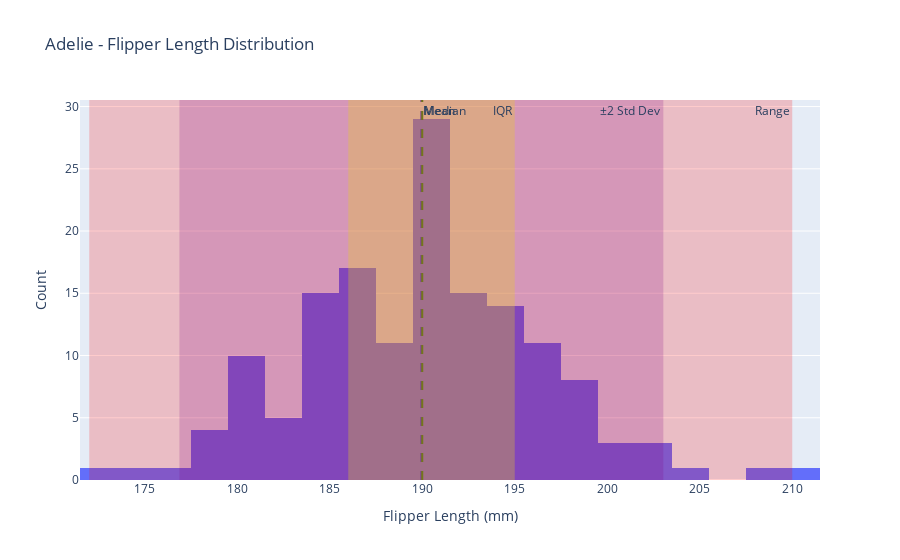
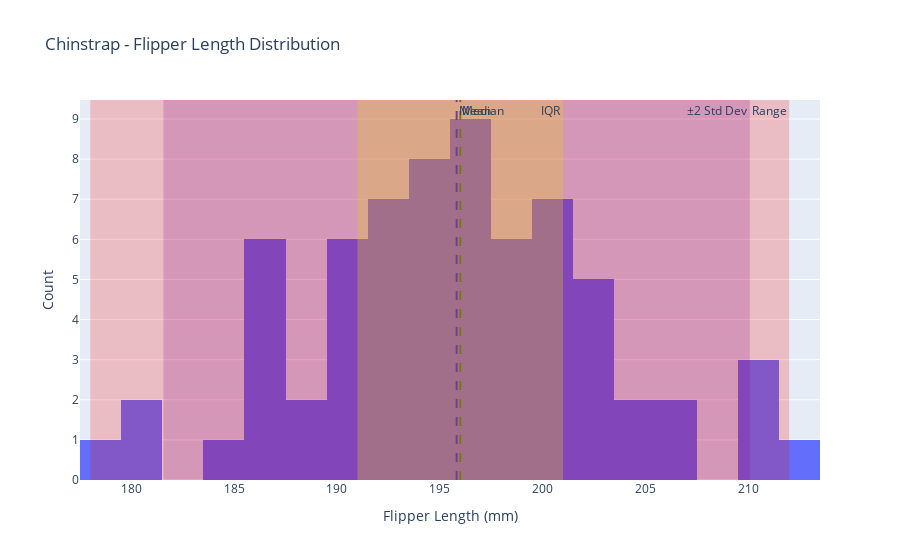
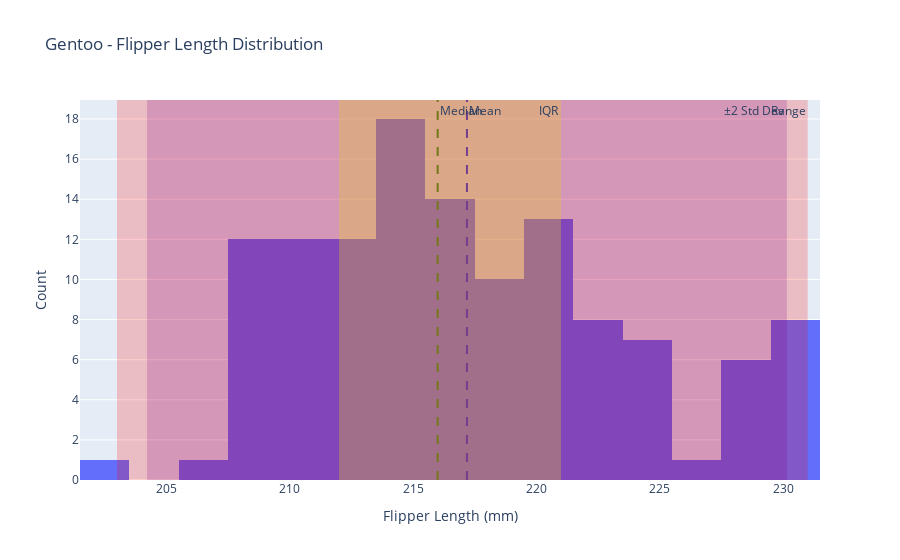

Notebook code for these charts, in order:
### Code cell
# Question 1: 

import pandas as pd
import plotly.express as px
import plotly.graph_objects as go
import numpy as np

# Load the Penguins dataset
penguins = pd.read_csv("https://raw.githubusercontent.com/mwaskom/seaborn-data/master/penguins.csv")

# Function to create histograms with lines and rectangles marking statistics
def plot_species_flipper_length_stats(species_name, penguins):
    # Filter data for the species
    species_data = penguins[penguins['species'] == species_name]['flipper_length_mm'].dropna()
    
    # Calculate statistical metrics
    mean = species_data.mean()
    median = species_data.median()
    flipper_range = [species_data.min(), species_data.max()]
    iqr = np.percentile(species_data, [25, 75])  # 25th and 75th percentiles (IQR)
    std_dev = species_data.std()
    std_dev_range = [mean - 2*std_dev, mean + 2*std_dev]

    # Create a histogram for flipper_length_mm
    fig = px.histogram(species_data, nbins=20, labels={'value': 'Flipper Length (mm)'}, title=f'{species_name} - Flipper Length Distribution')
    
    # Add vertical lines for mean and median
    fig.add_vline(x=mean, line=dict(color='blue', width=2, dash='dash'), annotation_text="Mean", annotation_position="top right")
    fig.add_vline(x=median, line=dict(color='green', width=2, dash='dash'), annotation_text="Median", annotation_position="top right")
    
    # Add vertical rectangles for range, IQR, and ±2 standard deviations
    fig.add_vrect(x0=flipper_range[0], x1=flipper_range[1], fillcolor="red", opacity=0.2, line_width=0, annotation_text="Range", annotation_position="top right")
    fig.add_vrect(x0=iqr[0], x1=iqr[1], fillcolor="yellow", opacity=0.3, line_width=0, annotation_text="IQR", annotation_position="top right")
    fig.add_vrect(x0=std_dev_range[0], x1=std_dev_range[1], fillcolor="purple", opacity=0.2, line_width=0, annotation_text="±2 Std Dev", annotation_position="top right")

    fig.update_layout(showlegend=False, xaxis_title="Flipper Length (mm)", yaxis_title="Count")
    fig.show()

# Plot for each species
for species in penguins['species'].dropna().unique():
    plot_species_flipper_length_stats(species, penguins)

### Figure 1 — Plotly figure (JSON) as saved in the notebook; plotly's stock layout.template omitted (floating-point values rounded to 4 significant figures; data arrays with more than 128 entries replaced by an {"elided": "..."} marker saying what was removed)
{"data": [{"alignmentgroup": "True", "bingroup": "x", "hovertemplate": "variable=flipper_length_mm<br>Flipper Length (mm)=%{x}<br>count=%{y}<extra></extra>", "legendgroup": "flipper_length_mm", "marker": {"color": "#636efa", "pattern": {"shape": ""}}, "name": "flipper_length_mm", "nbinsx": 20, "offsetgroup": "flipper_length_mm", "orientation": "v", "showlegend": true, "type": "histogram", "x": {"elided": "151 int values"}, "xaxis": "x", "yaxis": "y"}], "layout": {"annotations": [{"showarrow": false, "text": "Mean", "x": 190.0, "xanchor": "left", "xref": "x", "y": 1, "yanchor": "top", "yref": "y domain"}, {"showarrow": false, "text": "Median", "x": 190, "xanchor": "left", "xref": "x", "y": 1, "yanchor": "top", "yref": "y domain"}, {"showarrow": false, "text": "Range", "x": 210, "xanchor": "right", "xref": "x", "y": 1, "yanchor": "top", "yref": "y domain"}, {"showarrow": false, "text": "IQR", "x": 195, "xanchor": "right", "xref": "x", "y": 1, "yanchor": "top", "yref": "y domain"}, {"showarrow": false, "text": "±2 Std Dev", "x": 203.0, "xanchor": "right", "xref": "x", "y": 1, "yanchor": "top", "yref": "y domain"}], "barmode": "relative", "legend": {"title": {"text": "variable"}, "tracegroupgap": 0}, "shapes": [{"line": {"color": "blue", "dash": "dash", "width": 2}, "type": "line", "x0": 190.0, "x1": 190.0, "xref": "x", "y0": 0, "y1": 1, "yref": "y domain"}, {"line": {"color": "green", "dash": "dash", "width": 2}, "type": "line", "x0": 190, "x1": 190, "xref": "x", "y0": 0, "y1": 1, "yref": "y domain"}, {"fillcolor": "red", "line": {"width": 0}, "opacity": 0.2, "type": "rect", "x0": 172, "x1": 210, "xref": "x", "y0": 0, "y1": 1, "yref": "y domain"}, {"fillcolor": "yellow", "line": {"width": 0}, "opacity": 0.3, "type": "rect", "x0": 186, "x1": 195, "xref": "x", "y0": 0, "y1": 1, "yref": "y domain"}, {"fillcolor": "purple", "line": {"width": 0}, "opacity": 0.2, "type": "rect", "x0": 176.9, "x1": 203.0, "xref": "x", "y0": 0, "y1": 1, "yref": "y domain"}], "showlegend": false, "title": {"text": "Adelie - Flipper Length Distribution"}, "xaxis": {"anchor": "y", "domain": [0, 1], "title": {"text": "Flipper Length (mm)"}}, "yaxis": {"anchor": "x", "domain": [0, 1], "title": {"text": "Count"}}}}

### Figure 2 — Plotly figure (JSON) as saved in the notebook; plotly's stock layout.template omitted (floating-point values rounded to 4 significant figures)
{"data": [{"alignmentgroup": "True", "bingroup": "x", "hovertemplate": "variable=flipper_length_mm<br>Flipper Length (mm)=%{x}<br>count=%{y}<extra></extra>", "legendgroup": "flipper_length_mm", "marker": {"color": "#636efa", "pattern": {"shape": ""}}, "name": "flipper_length_mm", "nbinsx": 20, "offsetgroup": "flipper_length_mm", "orientation": "v", "showlegend": true, "type": "histogram", "x": [192, 196, 193, 188, 197, 198, 178, 197, 195, 198, 193, 194, 185, 201, 190, 201, 197, 181, 190, 195, 181, 191, 187, 193, 195, 197, 200, 200, 191, 205, 187, 201, 187, 203, 195, 199, 195, 210, 192, 205, 210, 187, 196, 196, 196, 201, 190, 212, 187, 198, 199, 201, 193, 203, 187, 197, 191, 203, 202, 194, 206, 189, 195, 207, 202, 193, 210, 198], "xaxis": "x", "yaxis": "y"}], "layout": {"annotations": [{"showarrow": false, "text": "Mean", "x": 195.8, "xanchor": "left", "xref": "x", "y": 1, "yanchor": "top", "yref": "y domain"}, {"showarrow": false, "text": "Median", "x": 196, "xanchor": "left", "xref": "x", "y": 1, "yanchor": "top", "yref": "y domain"}, {"showarrow": false, "text": "Range", "x": 212, "xanchor": "right", "xref": "x", "y": 1, "yanchor": "top", "yref": "y domain"}, {"showarrow": false, "text": "IQR", "x": 201, "xanchor": "right", "xref": "x", "y": 1, "yanchor": "top", "yref": "y domain"}, {"showarrow": false, "text": "±2 Std Dev", "x": 210.1, "xanchor": "right", "xref": "x", "y": 1, "yanchor": "top", "yref": "y domain"}], "barmode": "relative", "legend": {"title": {"text": "variable"}, "tracegroupgap": 0}, "shapes": [{"line": {"color": "blue", "dash": "dash", "width": 2}, "type": "line", "x0": 195.8, "x1": 195.8, "xref": "x", "y0": 0, "y1": 1, "yref": "y domain"}, {"line": {"color": "green", "dash": "dash", "width": 2}, "type": "line", "x0": 196, "x1": 196, "xref": "x", "y0": 0, "y1": 1, "yref": "y domain"}, {"fillcolor": "red", "line": {"width": 0}, "opacity": 0.2, "type": "rect", "x0": 178, "x1": 212, "xref": "x", "y0": 0, "y1": 1, "yref": "y domain"}, {"fillcolor": "yellow", "line": {"width": 0}, "opacity": 0.3, "type": "rect", "x0": 191, "x1": 201, "xref": "x", "y0": 0, "y1": 1, "yref": "y domain"}, {"fillcolor": "purple", "line": {"width": 0}, "opacity": 0.2, "type": "rect", "x0": 181.6, "x1": 210.1, "xref": "x", "y0": 0, "y1": 1, "yref": "y domain"}], "showlegend": false, "title": {"text": "Chinstrap - Flipper Length Distribution"}, "xaxis": {"anchor": "y", "domain": [0, 1], "title": {"text": "Flipper Length (mm)"}}, "yaxis": {"anchor": "x", "domain": [0, 1], "title": {"text": "Count"}}}}

### Figure 3 — Plotly figure (JSON) as saved in the notebook; plotly's stock layout.template omitted (floating-point values rounded to 4 significant figures)
{"data": [{"alignmentgroup": "True", "bingroup": "x", "hovertemplate": "variable=flipper_length_mm<br>Flipper Length (mm)=%{x}<br>count=%{y}<extra></extra>", "legendgroup": "flipper_length_mm", "marker": {"color": "#636efa", "pattern": {"shape": ""}}, "name": "flipper_length_mm", "nbinsx": 20, "offsetgroup": "flipper_length_mm", "orientation": "v", "showlegend": true, "type": "histogram", "x": [211, 230, 210, 218, 215, 210, 211, 219, 209, 215, 214, 216, 214, 213, 210, 217, 210, 221, 209, 222, 218, 215, 213, 215, 215, 215, 216, 215, 210, 220, 222, 209, 207, 230, 220, 220, 213, 219, 208, 208, 208, 225, 210, 216, 222, 217, 210, 225, 213, 215, 210, 220, 210, 225, 217, 220, 208, 220, 208, 224, 208, 221, 214, 231, 219, 230, 214, 229, 220, 223, 216, 221, 221, 217, 216, 230, 209, 220, 215, 223, 212, 221, 212, 224, 212, 228, 218, 218, 212, 230, 218, 228, 212, 224, 214, 226, 216, 222, 203, 225, 219, 228, 215, 228, 216, 215, 210, 219, 208, 209, 216, 229, 213, 230, 217, 230, 217, 222, 214, 215, 222, 212, 213], "xaxis": "x", "yaxis": "y"}], "layout": {"annotations": [{"showarrow": false, "text": "Mean", "x": 217.2, "xanchor": "left", "xref": "x", "y": 1, "yanchor": "top", "yref": "y domain"}, {"showarrow": false, "text": "Median", "x": 216, "xanchor": "left", "xref": "x", "y": 1, "yanchor": "top", "yref": "y domain"}, {"showarrow": false, "text": "Range", "x": 231, "xanchor": "right", "xref": "x", "y": 1, "yanchor": "top", "yref": "y domain"}, {"showarrow": false, "text": "IQR", "x": 221, "xanchor": "right", "xref": "x", "y": 1, "yanchor": "top", "yref": "y domain"}, {"showarrow": false, "text": "±2 Std Dev", "x": 230.2, "xanchor": "right", "xref": "x", "y": 1, "yanchor": "top", "yref": "y domain"}], "barmode": "relative", "legend": {"title": {"text": "variable"}, "tracegroupgap": 0}, "shapes": [{"line": {"color": "blue", "dash": "dash", "width": 2}, "type": "line", "x0": 217.2, "x1": 217.2, "xref": "x", "y0": 0, "y1": 1, "yref": "y domain"}, {"line": {"color": "green", "dash": "dash", "width": 2}, "type": "line", "x0": 216, "x1": 216, "xref": "x", "y0": 0, "y1": 1, "yref": "y domain"}, {"fillcolor": "red", "line": {"width": 0}, "opacity": 0.2, "type": "rect", "x0": 203, "x1": 231, "xref": "x", "y0": 0, "y1": 1, "yref": "y domain"}, {"fillcolor": "yellow", "line": {"width": 0}, "opacity": 0.3, "type": "rect", "x0": 212, "x1": 221, "xref": "x", "y0": 0, "y1": 1, "yref": "y domain"}, {"fillcolor": "purple", "line": {"width": 0}, "opacity": 0.2, "type": "rect", "x0": 204.2, "x1": 230.2, "xref": "x", "y0": 0, "y1": 1, "yref": "y domain"}], "showlegend": false, "title": {"text": "Gentoo - Flipper Length Distribution"}, "xaxis": {"anchor": "y", "domain": [0, 1], "title": {"text": "Flipper Length (mm)"}}, "yaxis": {"anchor": "x", "domain": [0, 1], "title": {"text": "Count"}}}}
